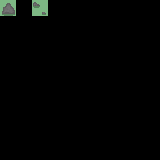

Tiled map render using the project's own tile images. Description and the whole map definition, tile-layer contents included, below:
An orthogonal 10x10 tile map with 16x16 px tiles, 10 tile layers (input_Biom2, output0_Biom2, output1_Biom2, output2_Biom2, ...).

<map version="1.10" tiledversion="1.11.2" orientation="orthogonal" renderorder="right-down" width="10" height="10" tilewidth="16" tileheight="16" infinite="0" nextlayerid="9" nextobjectid="1">
 <tileset firstgid="1" source="../../Tileset.tsx" />
 <layer id="1" name="input_Biom2" width="10" height="10">
  <data encoding="csv">
321,0,320,0,0,0,0,0,0,0,
0,0,0,0,0,0,0,0,0,0,
0,0,0,0,0,0,0,0,0,0,
0,0,0,0,0,0,0,0,0,0,
0,0,0,0,0,0,0,0,0,0,
0,0,0,0,0,0,0,0,0,0,
0,0,0,0,0,0,0,0,0,0,
0,0,0,0,0,0,0,0,0,0,
0,0,0,0,0,0,0,0,0,0,
0,0,0,0,0,0,0,0,0,0
</data>
 </layer>
 <layer id="2" name="output0_Biom2" width="10" height="10">
  <data encoding="csv">
287,0,287,0,0,0,0,0,0,0,
0,0,0,0,0,0,0,0,0,0,
0,0,0,0,0,0,0,0,0,0,
0,0,0,0,0,0,0,0,0,0,
0,0,0,0,0,0,0,0,0,0,
0,0,0,0,0,0,0,0,0,0,
0,0,0,0,0,0,0,0,0,0,
0,0,0,0,0,0,0,0,0,0,
0,0,0,0,0,0,0,0,0,0,
0,0,0,0,0,0,0,0,0,0
</data>
 </layer>
 <layer id="3" name="output1_Biom2" width="10" height="10">
  <data encoding="csv">
264,0,264,0,0,0,0,0,0,0,
0,0,0,0,0,0,0,0,0,0,
0,0,0,0,0,0,0,0,0,0,
0,0,0,0,0,0,0,0,0,0,
0,0,0,0,0,0,0,0,0,0,
0,0,0,0,0,0,0,0,0,0,
0,0,0,0,0,0,0,0,0,0,
0,0,0,0,0,0,0,0,0,0,
0,0,0,0,0,0,0,0,0,0,
0,0,0,0,0,0,0,0,0,0
</data>
 </layer>
 <layer id="4" name="output2_Biom2" width="10" height="10">
  <data encoding="csv">
265,0,265,0,0,0,0,0,0,0,
0,0,0,0,0,0,0,0,0,0,
0,0,0,0,0,0,0,0,0,0,
0,0,0,0,0,0,0,0,0,0,
0,0,0,0,0,0,0,0,0,0,
0,0,0,0,0,0,0,0,0,0,
0,0,0,0,0,0,0,0,0,0,
0,0,0,0,0,0,0,0,0,0,
0,0,0,0,0,0,0,0,0,0,
0,0,0,0,0,0,0,0,0,0
</data>
 </layer>
 <layer id="5" name="output3_Biom2" width="10" height="10">
  <data encoding="csv">
292,0,292,0,0,0,0,0,0,0,
0,0,0,0,0,0,0,0,0,0,
0,0,0,0,0,0,0,0,0,0,
0,0,0,0,0,0,0,0,0,0,
0,0,0,0,0,0,0,0,0,0,
0,0,0,0,0,0,0,0,0,0,
0,0,0,0,0,0,0,0,0,0,
0,0,0,0,0,0,0,0,0,0,
0,0,0,0,0,0,0,0,0,0,
0,0,0,0,0,0,0,0,0,0
</data>
 </layer>
 <layer id="6" name="output4_Biom2" width="10" height="10">
  <data encoding="csv">
293,0,293,0,0,0,0,0,0,0,
0,0,0,0,0,0,0,0,0,0,
0,0,0,0,0,0,0,0,0,0,
0,0,0,0,0,0,0,0,0,0,
0,0,0,0,0,0,0,0,0,0,
0,0,0,0,0,0,0,0,0,0,
0,0,0,0,0,0,0,0,0,0,
0,0,0,0,0,0,0,0,0,0,
0,0,0,0,0,0,0,0,0,0,
0,0,0,0,0,0,0,0,0,0
</data>
 </layer>
 <layer id="7" name="output5_Biom2" width="10" height="10">
  <data encoding="csv">
321,0,320,0,0,0,0,0,0,0,
0,0,0,0,0,0,0,0,0,0,
0,0,0,0,0,0,0,0,0,0,
0,0,0,0,0,0,0,0,0,0,
0,0,0,0,0,0,0,0,0,0,
0,0,0,0,0,0,0,0,0,0,
0,0,0,0,0,0,0,0,0,0,
0,0,0,0,0,0,0,0,0,0,
0,0,0,0,0,0,0,0,0,0,
0,0,0,0,0,0,0,0,0,0
</data>
 </layer>
<layer id="7" name="output6_Biom2" width="10" height="10">
  <data encoding="csv">
321,0,320,0,0,0,0,0,0,0,
0,0,0,0,0,0,0,0,0,0,
0,0,0,0,0,0,0,0,0,0,
0,0,0,0,0,0,0,0,0,0,
0,0,0,0,0,0,0,0,0,0,
0,0,0,0,0,0,0,0,0,0,
0,0,0,0,0,0,0,0,0,0,
0,0,0,0,0,0,0,0,0,0,
0,0,0,0,0,0,0,0,0,0,
0,0,0,0,0,0,0,0,0,0
</data>
 </layer>
<layer id="7" name="output7_Biom2" width="10" height="10">
  <data encoding="csv">
321,0,320,0,0,0,0,0,0,0,
0,0,0,0,0,0,0,0,0,0,
0,0,0,0,0,0,0,0,0,0,
0,0,0,0,0,0,0,0,0,0,
0,0,0,0,0,0,0,0,0,0,
0,0,0,0,0,0,0,0,0,0,
0,0,0,0,0,0,0,0,0,0,
0,0,0,0,0,0,0,0,0,0,
0,0,0,0,0,0,0,0,0,0,
0,0,0,0,0,0,0,0,0,0
</data>
 </layer>
<layer id="7" name="output8_Biom2" width="10" height="10">
  <data encoding="csv">
321,0,320,0,0,0,0,0,0,0,
0,0,0,0,0,0,0,0,0,0,
0,0,0,0,0,0,0,0,0,0,
0,0,0,0,0,0,0,0,0,0,
0,0,0,0,0,0,0,0,0,0,
0,0,0,0,0,0,0,0,0,0,
0,0,0,0,0,0,0,0,0,0,
0,0,0,0,0,0,0,0,0,0,
0,0,0,0,0,0,0,0,0,0,
0,0,0,0,0,0,0,0,0,0
</data>
 </layer>
</map>
